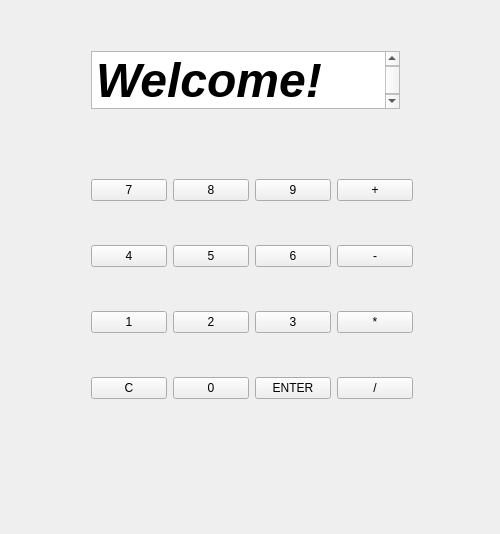
<?xml version="1.0" encoding="UTF-8"?>
<ui version="4.0">
 <class>QtcalcClass</class>
 <widget class="QWidget" name="QtcalcClass">
  <property name="geometry">
   <rect>
    <x>0</x>
    <y>0</y>
    <width>500</width>
    <height>534</height>
   </rect>
  </property>
  <property name="windowTitle">
   <string>Qtcalc</string>
  </property>
  <widget class="QWidget" name="verticalLayoutWidget">
   <property name="geometry">
    <rect>
     <x>80</x>
     <y>40</y>
     <width>331</width>
     <height>80</height>
    </rect>
   </property>
   <layout class="QVBoxLayout" name="verticalLayout">
    <item>
     <widget class="QTextBrowser" name="result">
      <property name="html">
       <string>&lt;!DOCTYPE HTML PUBLIC &quot;-//W3C//DTD HTML 4.0//EN&quot; &quot;http://www.w3.org/TR/REC-html40/strict.dtd&quot;&gt;
&lt;html&gt;&lt;head&gt;&lt;meta name=&quot;qrichtext&quot; content=&quot;1&quot; /&gt;&lt;meta charset=&quot;utf-8&quot; /&gt;&lt;style type=&quot;text/css&quot;&gt;
p, li { white-space: pre-wrap; }
hr { height: 1px; border-width: 0; }
li.unchecked::marker { content: &quot;\2610&quot;; }
li.checked::marker { content: &quot;\2612&quot;; }
&lt;/style&gt;&lt;/head&gt;&lt;body style=&quot; font-family:'Microsoft YaHei UI'; font-size:9pt; font-weight:400; font-style:normal;&quot;&gt;
&lt;p style=&quot; margin-top:0px; margin-bottom:0px; margin-left:0px; margin-right:0px; -qt-block-indent:0; text-indent:0px;&quot;&gt;&lt;span style=&quot; font-size:36pt; font-weight:700; font-style:italic;&quot;&gt;Welcome!&lt;/span&gt;&lt;/p&gt;&lt;/body&gt;&lt;/html&gt;</string>
      </property>
     </widget>
    </item>
   </layout>
  </widget>
  <widget class="QWidget" name="gridLayoutWidget">
   <property name="geometry">
    <rect>
     <x>80</x>
     <y>130</y>
     <width>344</width>
     <height>321</height>
    </rect>
   </property>
   <layout class="QGridLayout" name="gridLayout">
    <item row="1" column="0">
     <widget class="QPushButton" name="btn4">
      <property name="text">
       <string>4</string>
      </property>
     </widget>
    </item>
    <item row="1" column="1">
     <widget class="QPushButton" name="btn5">
      <property name="text">
       <string>5</string>
      </property>
     </widget>
    </item>
    <item row="0" column="1">
     <widget class="QPushButton" name="btn8">
      <property name="text">
       <string>8</string>
      </property>
     </widget>
    </item>
    <item row="2" column="3">
     <widget class="QPushButton" name="btnm">
      <property name="text">
       <string>*</string>
      </property>
     </widget>
    </item>
    <item row="0" column="0">
     <widget class="QPushButton" name="btn7">
      <property name="text">
       <string>7</string>
      </property>
     </widget>
    </item>
    <item row="2" column="1">
     <widget class="QPushButton" name="btn2">
      <property name="text">
       <string>2</string>
      </property>
     </widget>
    </item>
    <item row="0" column="3">
     <widget class="QPushButton" name="btnp">
      <property name="text">
       <string>+</string>
      </property>
     </widget>
    </item>
    <item row="2" column="0">
     <widget class="QPushButton" name="btn1">
      <property name="text">
       <string>1</string>
      </property>
     </widget>
    </item>
    <item row="0" column="2">
     <widget class="QPushButton" name="btn9">
      <property name="text">
       <string>9</string>
      </property>
     </widget>
    </item>
    <item row="1" column="3">
     <widget class="QPushButton" name="btns">
      <property name="text">
       <string>-</string>
      </property>
     </widget>
    </item>
    <item row="1" column="2">
     <widget class="QPushButton" name="btn6">
      <property name="text">
       <string>6</string>
      </property>
     </widget>
    </item>
    <item row="2" column="2">
     <widget class="QPushButton" name="btn3">
      <property name="text">
       <string>3</string>
      </property>
     </widget>
    </item>
    <item row="3" column="0">
     <widget class="QPushButton" name="btnc">
      <property name="text">
       <string>C</string>
      </property>
     </widget>
    </item>
    <item row="3" column="1">
     <widget class="QPushButton" name="btn0">
      <property name="text">
       <string>0</string>
      </property>
     </widget>
    </item>
    <item row="3" column="2">
     <widget class="QPushButton" name="btne">
      <property name="text">
       <string>ENTER</string>
      </property>
     </widget>
    </item>
    <item row="3" column="3">
     <widget class="QPushButton" name="btnd">
      <property name="text">
       <string>/</string>
      </property>
     </widget>
    </item>
   </layout>
  </widget>
 </widget>
 <layoutdefault spacing="6" margin="11"/>
 <resources>
  <include location="Qtcalc.qrc"/>
 </resources>
 <connections/>
</ui>
